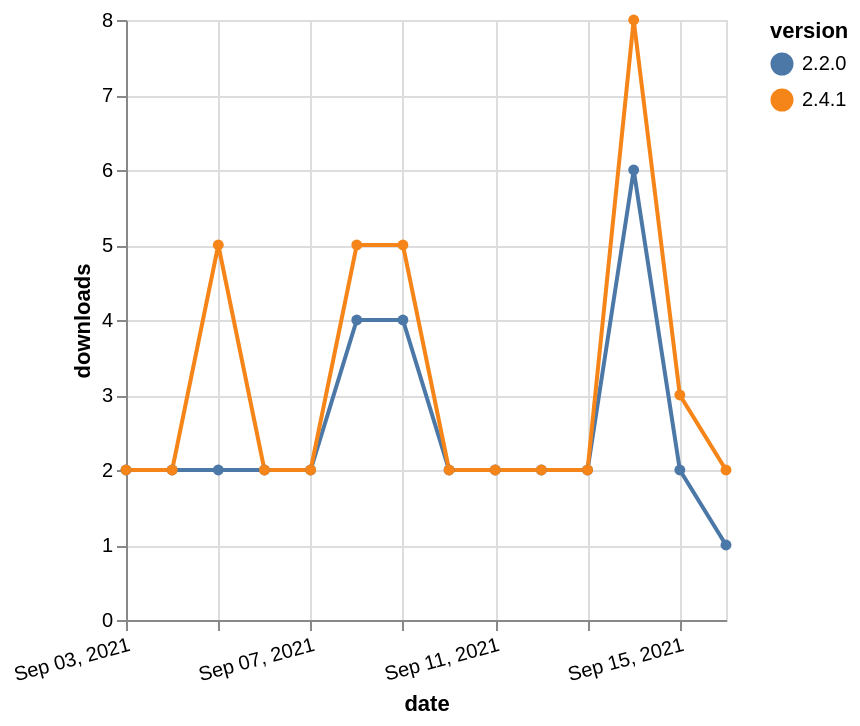

Write the Vega-Lite specification saved for this chart.
### Vega-Lite specification from a JSON file in a GitHub repository (floating-point values rounded to 4 significant figures)
{"$schema": "https://vega.github.io/schema/vega-lite/v5.json", "description": "A simple bar chart with embedded data.", "data": {"values": [{"date": "2021-09-03", "total": 3090, "delta": 2, "version": "2.2.0"}, {"date": "2021-09-04", "total": 3092, "delta": 2, "version": "2.2.0"}, {"date": "2021-09-05", "total": 3094, "delta": 2, "version": "2.2.0"}, {"date": "2021-09-06", "total": 3096, "delta": 2, "version": "2.2.0"}, {"date": "2021-09-07", "total": 3098, "delta": 2, "version": "2.2.0"}, {"date": "2021-09-08", "total": 3102, "delta": 4, "version": "2.2.0"}, {"date": "2021-09-09", "total": 3106, "delta": 4, "version": "2.2.0"}, {"date": "2021-09-10", "total": 3108, "delta": 2, "version": "2.2.0"}, {"date": "2021-09-11", "total": 3110, "delta": 2, "version": "2.2.0"}, {"date": "2021-09-12", "total": 3112, "delta": 2, "version": "2.2.0"}, {"date": "2021-09-13", "total": 3114, "delta": 2, "version": "2.2.0"}, {"date": "2021-09-14", "total": 3120, "delta": 6, "version": "2.2.0"}, {"date": "2021-09-15", "total": 3122, "delta": 2, "version": "2.2.0"}, {"date": "2021-09-16", "total": 3123, "delta": 1, "version": "2.2.0"}, {"date": "2021-09-03", "total": 2694, "delta": 2, "version": "2.4.1"}, {"date": "2021-09-04", "total": 2696, "delta": 2, "version": "2.4.1"}, {"date": "2021-09-05", "total": 2701, "delta": 5, "version": "2.4.1"}, {"date": "2021-09-06", "total": 2703, "delta": 2, "version": "2.4.1"}, {"date": "2021-09-07", "total": 2705, "delta": 2, "version": "2.4.1"}, {"date": "2021-09-08", "total": 2710, "delta": 5, "version": "2.4.1"}, {"date": "2021-09-09", "total": 2715, "delta": 5, "version": "2.4.1"}, {"date": "2021-09-10", "total": 2717, "delta": 2, "version": "2.4.1"}, {"date": "2021-09-11", "total": 2719, "delta": 2, "version": "2.4.1"}, {"date": "2021-09-12", "total": 2721, "delta": 2, "version": "2.4.1"}, {"date": "2021-09-13", "total": 2723, "delta": 2, "version": "2.4.1"}, {"date": "2021-09-14", "total": 2731, "delta": 8, "version": "2.4.1"}, {"date": "2021-09-15", "total": 2734, "delta": 3, "version": "2.4.1"}, {"date": "2021-09-16", "total": 2736, "delta": 2, "version": "2.4.1"}]}, "width": "container", "mark": {"type": "line", "point": {"filled": true}}, "encoding": {"x": {"field": "date", "type": "temporal", "timeUnit": "yearmonthdate", "title": "date", "axis": {"labelAngle": -15}}, "y": {"field": "delta", "type": "quantitative", "title": "downloads"}, "color": {"field": "version", "type": "nominal"}, "tooltip": {"field": "delta"}}}
